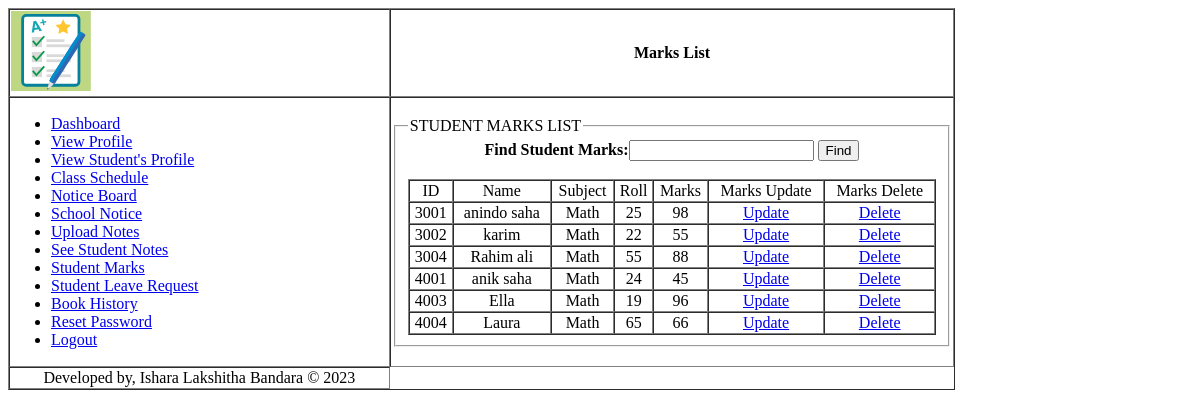
Page /Teacher/View/StudentListMarks.php (signed in) on the earlier database version.
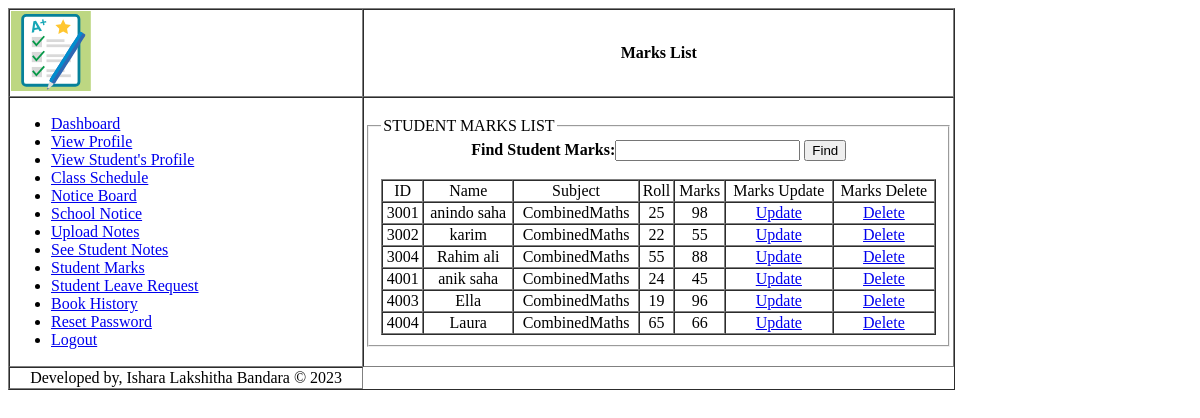
Same page on the later database version.
### tables this page shows
CREATE TABLE `teacher` (
  `id` varchar(20) NOT NULL,
  `name` varchar(70) NOT NULL,
  `email` varchar(70) NOT NULL,
  `mobile` varchar(70) NOT NULL,
  `gender` varchar(70) NOT NULL,
  `dob` date NOT NULL,
  `subject` varchar(30) NOT NULL,
  `password` varchar(70) NOT NULL
);

### Teacher/Model/DatabaseConnection.php (called while the page is built, shortened)
<?php
	function getUserById($Id){
		$conn = getConnection();
		$sql = "select * from teacher where id='{$Id}'";
		$result = mysqli_query($conn, $sql);
		$row = mysqli_fetch_assoc($result);
		return $row;
	}
	function getAllUser(){
		$conn = getConnection();
		$sql = "select * from student";
		$result = mysqli_query($conn, $sql);
		$users =[];
		while($row = mysqli_fetch_assoc($result)){
			array_push($users, $row);
		}
		return $users;
	}
?>

### Teacher/View/StudentListMarks.php (the view, shortened to what this page needs)
<?php
  require_once('../Model/DatabaseConnection.php');
  $User = getUserById($_COOKIE['ID']);
	$MarksList = getAllUser();
	if(isset($_COOKIE['flag']))
	{
?>
<!DOCTYPE html>
<html>
  <head>
  </head>
  <body>
    <table border="1" cellspacing="0" width="80%" >
      <tr>
        <tr>
            <td align="Left"><img height="80px" weight="80px" src="../Resources/grades.svg" alt=""></td>
            <td align="Center">
            <b>
              Marks List
            </b>
            </td>
          </tr>
        <td height="150px" weight="150px">
                <ul>
                    <li><a href="TeacherDashboard.php">Dashboard</a></li>
                    <li><a href="ViewProfile.php">View Profile</a></li>
                    <li><a href="StudentList.php">View Student's Profile</a></li>
                    <li><a href="Schedule.php">Class Schedule</a></li>
                    <li><a href="NoticeBoard.php">Notice Board</a></li>
                    <li><a href="ViewSchoolNotice.php">School Notice</a></li>
                    <li><a href="UploadNotes.php">Upload Notes</a></li>
                    <li><a href="ViewUploadedNotes(Student).php">See Student Notes</a></li>
                    <li><a href="StudentListMarks.php">Student Marks</a></li>
                    <li><a href="LeaveRequest.php">Student Leave Request</a></li>
                    <li><a href="BookHistory.php">Book History</a></li>
                    <li><a href="ChangePass.php">Reset Password</a></li>
                    <li><a href="../Controller/Logout.php">Logout</a></li>
                </ul>
        </td>
        <td>
            <fieldset>
                <legend>STUDENT MARKS LIST</legend>
            <form class="" action="" method="post">
                <center>
									<b>Find Student Marks:</b><input type="text" name="name" id="name">
									<input type="button" name="" value="Find" onclick="ajax()">
								</center>
					<div id="myh1" class="">
									<br>
            <?php
								echo "<table border = 1 width='100%' cellspacing = 0  >
								<tr align = 'center'>
								    <td>ID</td>
								    <td>Name</td>
                    <td>Subject</td>
                    <td>Roll</td>
                    <td>Marks</td>
								    <td>Marks Update</td>
                    <td>Marks Delete</td>
								</tr>";
								for($i = 0; $i<count($MarksList); $i++){
								    echo "<tr align = 'center'>
								    <td>{$MarksList[$i]['id']}</td>
								    <td>{$MarksList[$i]['name']}</td>
                    <td>{$User['subject']}</td>
                    <td>{$MarksList[$i]['roll']}</td>
                    <td>{$MarksList[$i]['marks']}</td>
								    <td> <a href='Marks.php?id={$MarksList[$i]['id']}'> Update </a></td>
                    <td> <a href='DeleteMarks.php?id={$MarksList[$i]['id']}'> Delete </a> </td>
								</tr>";
								}
								echo "</table>";
								?>
            </div>
            </form>
            </fieldset>
        </td>
      </tr>
      <?php include("TeacherFooter.php") ?>
    </table>
  </body>
</html>
<?php
	}else{
		header('location: LoginPage.php');
	}
?>

Differences in the rows shown:
changed teacher: subject "Math" → "CombinedMaths"
